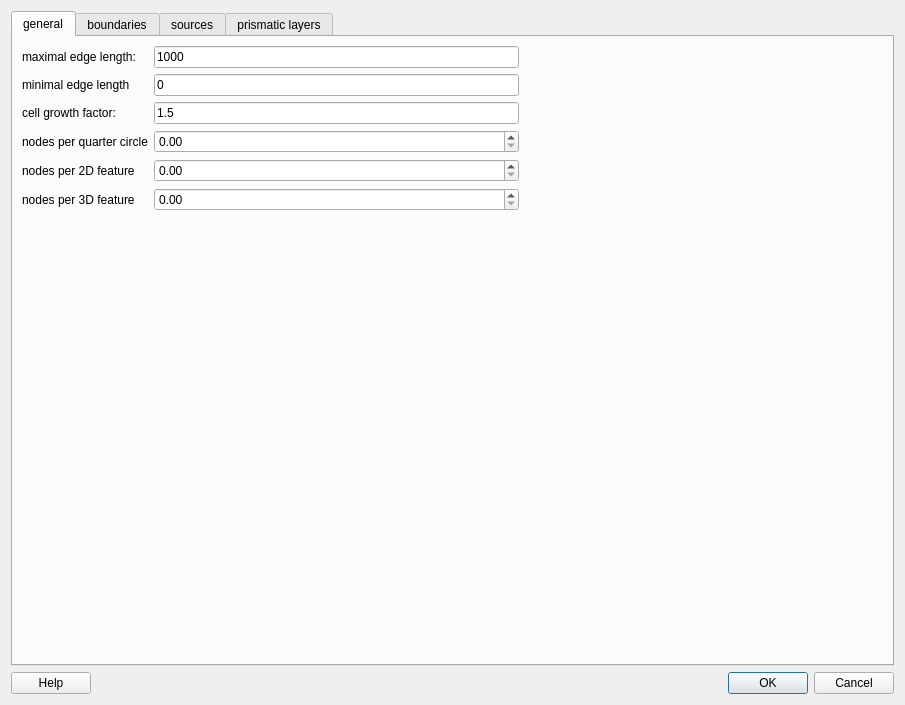
<?xml version="1.0" encoding="UTF-8"?>
<ui version="4.0">
 <class>GuiCreateSurfaceMesh</class>
 <widget class="QDialog" name="GuiCreateSurfaceMesh">
  <property name="geometry">
   <rect>
    <x>0</x>
    <y>0</y>
    <width>905</width>
    <height>705</height>
   </rect>
  </property>
  <property name="windowTitle">
   <string>Create surface mesh</string>
  </property>
  <property name="windowIcon">
   <iconset resource="engrid.qrc">
    <normaloff>:/icons/resources/icons/G.png</normaloff>:/icons/resources/icons/G.png</iconset>
  </property>
  <layout class="QVBoxLayout" name="verticalLayout_2">
   <item>
    <widget class="QTabWidget" name="tabWidget">
     <property name="enabled">
      <bool>true</bool>
     </property>
     <property name="currentIndex">
      <number>0</number>
     </property>
     <widget class="QWidget" name="tab_4">
      <attribute name="title">
       <string>general</string>
      </attribute>
      <layout class="QGridLayout" name="gridLayout_4">
       <item row="2" column="0">
        <widget class="QLabel" name="label_3">
         <property name="text">
          <string>cell growth factor:</string>
         </property>
        </widget>
       </item>
       <item row="0" column="0">
        <widget class="QLabel" name="label">
         <property name="text">
          <string>maximal edge length:</string>
         </property>
        </widget>
       </item>
       <item row="0" column="2">
        <spacer name="horizontalSpacer_3">
         <property name="orientation">
          <enum>Qt::Horizontal</enum>
         </property>
         <property name="sizeHint" stdset="0">
          <size>
           <width>40</width>
           <height>20</height>
          </size>
         </property>
        </spacer>
       </item>
       <item row="6" column="0">
        <spacer name="verticalSpacer_2">
         <property name="orientation">
          <enum>Qt::Vertical</enum>
         </property>
         <property name="sizeHint" stdset="0">
          <size>
           <width>20</width>
           <height>40</height>
          </size>
         </property>
        </spacer>
       </item>
       <item row="4" column="1">
        <widget class="QDoubleSpinBox" name="doubleSpinBox2DFeature">
         <property name="enabled">
          <bool>true</bool>
         </property>
         <property name="singleStep">
          <double>0.250000000000000</double>
         </property>
         <property name="value">
          <double>0.000000000000000</double>
         </property>
        </widget>
       </item>
       <item row="3" column="0">
        <widget class="QLabel" name="label_2">
         <property name="text">
          <string>nodes per quarter circle</string>
         </property>
        </widget>
       </item>
       <item row="3" column="1">
        <widget class="QDoubleSpinBox" name="doubleSpinBoxCurvature">
         <property name="enabled">
          <bool>true</bool>
         </property>
         <property name="singleStep">
          <double>0.250000000000000</double>
         </property>
         <property name="value">
          <double>0.000000000000000</double>
         </property>
        </widget>
       </item>
       <item row="5" column="1">
        <widget class="QDoubleSpinBox" name="m_DoubleSpinBox3DFeature">
         <property name="enabled">
          <bool>true</bool>
         </property>
         <property name="singleStep">
          <double>0.250000000000000</double>
         </property>
         <property name="value">
          <double>0.000000000000000</double>
         </property>
        </widget>
       </item>
       <item row="0" column="1">
        <widget class="QLineEdit" name="lineEditMaximalEdgeLength">
         <property name="text">
          <string>1000</string>
         </property>
        </widget>
       </item>
       <item row="5" column="0">
        <widget class="QLabel" name="label_10">
         <property name="text">
          <string>nodes per 3D feature</string>
         </property>
        </widget>
       </item>
       <item row="1" column="1">
        <widget class="QLineEdit" name="lineEditMinimalEdgeLength">
         <property name="text">
          <string>0</string>
         </property>
        </widget>
       </item>
       <item row="2" column="1">
        <widget class="QLineEdit" name="lineEditGrowthFactor">
         <property name="text">
          <string>1.5</string>
         </property>
        </widget>
       </item>
       <item row="4" column="0">
        <widget class="QLabel" name="label_9">
         <property name="text">
          <string>nodes per 2D feature</string>
         </property>
        </widget>
       </item>
       <item row="1" column="0">
        <widget class="QLabel" name="label_4">
         <property name="text">
          <string>minimal edge length</string>
         </property>
        </widget>
       </item>
      </layout>
     </widget>
     <widget class="QWidget" name="tab">
      <attribute name="title">
       <string>boundaries</string>
      </attribute>
      <layout class="QVBoxLayout" name="verticalLayout">
       <item>
        <layout class="QGridLayout" name="gridLayout_2">
         <item row="1" column="1">
          <widget class="QTextEdit" name="textEdit">
           <property name="font">
            <font>
             <family>Liberation Mono</family>
            </font>
           </property>
          </widget>
         </item>
         <item row="1" column="0">
          <widget class="QListWidget" name="listWidget">
           <property name="sizePolicy">
            <sizepolicy hsizetype="Minimum" vsizetype="Expanding">
             <horstretch>0</horstretch>
             <verstretch>0</verstretch>
            </sizepolicy>
           </property>
          </widget>
         </item>
         <item row="2" column="0">
          <layout class="QHBoxLayout" name="horizontalLayout_6">
           <item>
            <widget class="QPushButton" name="pushButton_SelectAll_BC">
             <property name="text">
              <string>Select all</string>
             </property>
            </widget>
           </item>
           <item>
            <widget class="QPushButton" name="pushButton_ClearAll_BC">
             <property name="text">
              <string>Clear all</string>
             </property>
            </widget>
           </item>
          </layout>
         </item>
         <item row="2" column="1">
          <spacer name="horizontalSpacer">
           <property name="orientation">
            <enum>Qt::Horizontal</enum>
           </property>
           <property name="sizeHint" stdset="0">
            <size>
             <width>40</width>
             <height>20</height>
            </size>
           </property>
          </spacer>
         </item>
         <item row="0" column="0">
          <widget class="QLabel" name="label_5">
           <property name="text">
            <string>surfaces to mesh</string>
           </property>
          </widget>
         </item>
         <item row="0" column="1">
          <widget class="QLabel" name="label_6">
           <property name="text">
            <string>rules for mesh resolution</string>
           </property>
          </widget>
         </item>
        </layout>
       </item>
      </layout>
     </widget>
     <widget class="QWidget" name="tab_2">
      <attribute name="title">
       <string>sources</string>
      </attribute>
      <layout class="QVBoxLayout" name="verticalLayout_3">
       <item>
        <layout class="QGridLayout" name="gridLayout">
         <item row="0" column="0" rowspan="7">
          <widget class="QListWidget" name="listWidgetSources"/>
         </item>
         <item row="0" column="1">
          <widget class="QPushButton" name="pushButtonAddSphere">
           <property name="text">
            <string>add sphere</string>
           </property>
          </widget>
         </item>
         <item row="6" column="1">
          <spacer name="verticalSpacer">
           <property name="orientation">
            <enum>Qt::Vertical</enum>
           </property>
           <property name="sizeHint" stdset="0">
            <size>
             <width>20</width>
             <height>40</height>
            </size>
           </property>
          </spacer>
         </item>
         <item row="4" column="1">
          <widget class="QPushButton" name="pushButtonEditSource">
           <property name="text">
            <string>edit</string>
           </property>
          </widget>
         </item>
         <item row="5" column="1">
          <widget class="QPushButton" name="pushButtonDeleteSource">
           <property name="enabled">
            <bool>true</bool>
           </property>
           <property name="text">
            <string>delete</string>
           </property>
          </widget>
         </item>
         <item row="1" column="1">
          <widget class="QPushButton" name="pushButtonAddCone">
           <property name="text">
            <string>add cone</string>
           </property>
          </widget>
         </item>
         <item row="2" column="1">
          <widget class="QPushButton" name="pushButtonAddBox">
           <property name="text">
            <string>add box</string>
           </property>
          </widget>
         </item>
         <item row="3" column="1">
          <widget class="QPushButton" name="pushButtonAddPipe">
           <property name="text">
            <string>add pipe</string>
           </property>
          </widget>
         </item>
        </layout>
       </item>
      </layout>
     </widget>
     <widget class="QWidget" name="tab_3">
      <property name="enabled">
       <bool>true</bool>
      </property>
      <attribute name="title">
       <string>prismatic layers</string>
      </attribute>
      <layout class="QVBoxLayout" name="verticalLayout_4">
       <item>
        <layout class="QGridLayout" name="gridLayout_3">
         <item row="1" column="1">
          <widget class="QTextEdit" name="m_TextEditPrismaticLayers">
           <property name="enabled">
            <bool>true</bool>
           </property>
           <property name="font">
            <font>
             <family>Liberation Mono</family>
            </font>
           </property>
          </widget>
         </item>
         <item row="1" column="0">
          <widget class="QListWidget" name="m_ListWidgetPrismaticLayers">
           <property name="enabled">
            <bool>true</bool>
           </property>
           <property name="sizePolicy">
            <sizepolicy hsizetype="Minimum" vsizetype="Expanding">
             <horstretch>0</horstretch>
             <verstretch>0</verstretch>
            </sizepolicy>
           </property>
          </widget>
         </item>
         <item row="2" column="0">
          <layout class="QHBoxLayout" name="horizontalLayout_7">
           <item>
            <widget class="QPushButton" name="pushButton_SelectAll_BC_2">
             <property name="enabled">
              <bool>true</bool>
             </property>
             <property name="text">
              <string>Select all</string>
             </property>
            </widget>
           </item>
           <item>
            <widget class="QPushButton" name="pushButton_ClearAll_BC_2">
             <property name="text">
              <string>Clear all</string>
             </property>
            </widget>
           </item>
          </layout>
         </item>
         <item row="2" column="1">
          <spacer name="horizontalSpacer_2">
           <property name="orientation">
            <enum>Qt::Horizontal</enum>
           </property>
           <property name="sizeHint" stdset="0">
            <size>
             <width>40</width>
             <height>20</height>
            </size>
           </property>
          </spacer>
         </item>
         <item row="0" column="0">
          <widget class="QLabel" name="label_7">
           <property name="text">
            <string>surface for prismatic layer</string>
           </property>
          </widget>
         </item>
         <item row="0" column="1">
          <widget class="QLabel" name="label_8">
           <property name="text">
            <string>rules for mesh resolution</string>
           </property>
          </widget>
         </item>
        </layout>
       </item>
       <item>
        <layout class="QGridLayout" name="gridLayout_5">
         <item row="1" column="0">
          <widget class="QLabel" name="label_13">
           <property name="text">
            <string>stretching ration between layers</string>
           </property>
          </widget>
         </item>
         <item row="4" column="0">
          <widget class="QLabel" name="label_14">
           <property name="text">
            <string>number of height relaxation iterations</string>
           </property>
          </widget>
         </item>
         <item row="7" column="1">
          <widget class="QDoubleSpinBox" name="m_DoubleSpinBoxBoundaryLayerUpperFaceLimit">
           <property name="maximum">
            <double>100.000000000000000</double>
           </property>
           <property name="singleStep">
            <double>0.050000000000000</double>
           </property>
           <property name="value">
            <double>2.000000000000000</double>
           </property>
          </widget>
         </item>
         <item row="11" column="4">
          <spacer name="horizontalSpacer_5">
           <property name="orientation">
            <enum>Qt::Horizontal</enum>
           </property>
           <property name="sizeHint" stdset="0">
            <size>
             <width>40</width>
             <height>20</height>
            </size>
           </property>
          </spacer>
         </item>
         <item row="2" column="0">
          <widget class="QLabel" name="label_15">
           <property name="text">
            <string>ratio between last layer and farfield</string>
           </property>
          </widget>
         </item>
         <item row="11" column="1">
          <widget class="QCheckBox" name="m_CheckBoxBoundaryLayerNormalVectorGrouping">
           <property name="text">
            <string>activate</string>
           </property>
           <property name="checked">
            <bool>true</bool>
           </property>
          </widget>
         </item>
         <item row="7" column="0">
          <widget class="QLabel" name="label_17">
           <property name="text">
            <string>relative face size (upper limit)</string>
           </property>
          </widget>
         </item>
         <item row="1" column="1">
          <widget class="QDoubleSpinBox" name="m_DoubleSpinBoxBoundaryLayerStretchingRatio">
           <property name="minimum">
            <double>1.000000000000000</double>
           </property>
           <property name="maximum">
            <double>10.000000000000000</double>
           </property>
           <property name="singleStep">
            <double>0.050000000000000</double>
           </property>
           <property name="value">
            <double>1.200000000000000</double>
           </property>
          </widget>
         </item>
         <item row="6" column="0">
          <widget class="QLabel" name="label_16">
           <property name="text">
            <string>relative face size (lower limit)</string>
           </property>
          </widget>
         </item>
         <item row="6" column="1">
          <widget class="QDoubleSpinBox" name="m_DoubleSpinBoxBoundaryLayerLowerFaceLimit">
           <property name="maximum">
            <double>100.000000000000000</double>
           </property>
           <property name="singleStep">
            <double>0.050000000000000</double>
           </property>
           <property name="value">
            <double>0.500000000000000</double>
           </property>
          </widget>
         </item>
         <item row="10" column="0">
          <widget class="QLabel" name="label_20">
           <property name="text">
            <string>gap search angle</string>
           </property>
          </widget>
         </item>
         <item row="0" column="1">
          <widget class="QDoubleSpinBox" name="m_DoubleSpinBoxBoundaryLayerFeatureAngle">
           <property name="maximum">
            <double>180.000000000000000</double>
           </property>
           <property name="singleStep">
            <double>2.500000000000000</double>
           </property>
           <property name="value">
            <double>20.000000000000000</double>
           </property>
          </widget>
         </item>
         <item row="4" column="1">
          <widget class="QSpinBox" name="m_SpinBoxHeightRelaxationIterations">
           <property name="maximum">
            <number>1000</number>
           </property>
           <property name="value">
            <number>10</number>
           </property>
          </widget>
         </item>
         <item row="8" column="0">
          <widget class="QLabel" name="label_18">
           <property name="text">
            <string>angle between top and bottom face</string>
           </property>
          </widget>
         </item>
         <item row="11" column="0">
          <widget class="QLabel" name="label_21">
           <property name="text">
            <string>normal vector grouping</string>
           </property>
          </widget>
         </item>
         <item row="3" column="1">
          <widget class="QSpinBox" name="m_SpinBoxNormalRelaxationIterations">
           <property name="maximum">
            <number>1000</number>
           </property>
           <property name="value">
            <number>10</number>
           </property>
          </widget>
         </item>
         <item row="3" column="0">
          <widget class="QLabel" name="label_12">
           <property name="text">
            <string>number of normal vector relaxation iterations</string>
           </property>
          </widget>
         </item>
         <item row="11" column="2">
          <widget class="QLabel" name="label_22">
           <property name="text">
            <string>   grouping angle</string>
           </property>
          </widget>
         </item>
         <item row="11" column="3">
          <widget class="QDoubleSpinBox" name="m_DoubleSpinBoxBoundaryLayerGroupingAngle">
           <property name="decimals">
            <number>1</number>
           </property>
           <property name="minimum">
            <double>0.100000000000000</double>
           </property>
           <property name="maximum">
            <double>10.000000000000000</double>
           </property>
           <property name="singleStep">
            <double>0.100000000000000</double>
           </property>
           <property name="value">
            <double>5.000000000000000</double>
           </property>
          </widget>
         </item>
         <item row="9" column="0">
          <widget class="QLabel" name="label_19">
           <property name="text">
            <string>maximal layer height in gaps</string>
           </property>
          </widget>
         </item>
         <item row="10" column="1">
          <widget class="QDoubleSpinBox" name="m_DoubleSpinBoxBoundaryLayerRadarAngle">
           <property name="maximum">
            <double>90.000000000000000</double>
           </property>
           <property name="singleStep">
            <double>2.500000000000000</double>
           </property>
           <property name="value">
            <double>45.000000000000000</double>
           </property>
          </widget>
         </item>
         <item row="0" column="0">
          <widget class="QLabel" name="label_11">
           <property name="text">
            <string>feature angle</string>
           </property>
          </widget>
         </item>
         <item row="8" column="1">
          <widget class="QDoubleSpinBox" name="m_DoubleSpinBoxBoundaryLayerFaceAngle">
           <property name="maximum">
            <double>180.000000000000000</double>
           </property>
           <property name="singleStep">
            <double>2.500000000000000</double>
           </property>
           <property name="value">
            <double>45.000000000000000</double>
           </property>
          </widget>
         </item>
         <item row="9" column="1">
          <widget class="QDoubleSpinBox" name="m_DoubleSpinBoxBoundaryLayerGapHeight">
           <property name="decimals">
            <number>3</number>
           </property>
           <property name="maximum">
            <double>1.000000000000000</double>
           </property>
           <property name="singleStep">
            <double>0.025000000000000</double>
           </property>
           <property name="value">
            <double>0.300000000000000</double>
           </property>
          </widget>
         </item>
         <item row="2" column="1">
          <widget class="QDoubleSpinBox" name="m_DoubleSpinBoxBoundaryLayerFarfieldRatio">
           <property name="minimum">
            <double>0.050000000000000</double>
           </property>
           <property name="maximum">
            <double>1.000000000000000</double>
           </property>
           <property name="singleStep">
            <double>0.050000000000000</double>
           </property>
           <property name="value">
            <double>0.500000000000000</double>
           </property>
          </widget>
         </item>
         <item row="0" column="4" rowspan="11">
          <widget class="QGroupBox" name="groupBox">
           <property name="title">
            <string>layer size calculator</string>
           </property>
           <layout class="QGridLayout" name="gridLayout_7">
            <item row="1" column="1">
             <widget class="QLineEdit" name="m_LineEditCalcH1"/>
            </item>
            <item row="1" column="0">
             <widget class="QLabel" name="label_24">
              <property name="text">
               <string>height of last layer</string>
              </property>
             </widget>
            </item>
            <item row="2" column="0">
             <widget class="QLabel" name="label_25">
              <property name="text">
               <string>number of layers</string>
              </property>
             </widget>
            </item>
            <item row="3" column="0">
             <widget class="QLabel" name="label_26">
              <property name="text">
               <string>total height</string>
              </property>
             </widget>
            </item>
            <item row="3" column="1">
             <widget class="QLineEdit" name="m_LineEditCalcTotalH"/>
            </item>
            <item row="0" column="1">
             <widget class="QLineEdit" name="m_LineEditCalcH0"/>
            </item>
            <item row="2" column="1">
             <widget class="QSpinBox" name="m_SpinBoxCalcNumLayers">
              <property name="minimum">
               <number>2</number>
              </property>
              <property name="maximum">
               <number>100</number>
              </property>
              <property name="value">
               <number>10</number>
              </property>
             </widget>
            </item>
            <item row="4" column="0" colspan="2">
             <widget class="QPushButton" name="m_PushButtonCalc1">
              <property name="text">
               <string>compute from number of layers</string>
              </property>
             </widget>
            </item>
            <item row="0" column="0">
             <widget class="QLabel" name="label_23">
              <property name="text">
               <string>height of first layer</string>
              </property>
             </widget>
            </item>
            <item row="7" column="1">
             <spacer name="verticalSpacer_3">
              <property name="orientation">
               <enum>Qt::Vertical</enum>
              </property>
              <property name="sizeHint" stdset="0">
               <size>
                <width>20</width>
                <height>40</height>
               </size>
              </property>
             </spacer>
            </item>
            <item row="5" column="0" colspan="2">
             <widget class="QPushButton" name="m_PushButtonCalc2">
              <property name="text">
               <string>compute from last layer</string>
              </property>
             </widget>
            </item>
            <item row="6" column="0" colspan="2">
             <widget class="QPushButton" name="m_PushButtonCalc3">
              <property name="text">
               <string>compute from total height</string>
              </property>
             </widget>
            </item>
           </layout>
          </widget>
         </item>
         <item row="5" column="0">
          <widget class="QLabel" name="label_27">
           <property name="text">
            <string>shell smoothing pass band (between 0 and 2)</string>
           </property>
          </widget>
         </item>
         <item row="5" column="1">
          <widget class="QLineEdit" name="m_LineEditPassBand">
           <property name="text">
            <string>2</string>
           </property>
          </widget>
         </item>
        </layout>
       </item>
      </layout>
     </widget>
    </widget>
   </item>
   <item>
    <layout class="QHBoxLayout">
     <item>
      <widget class="QPushButton" name="pushButtonHelp">
       <property name="text">
        <string>Help</string>
       </property>
      </widget>
     </item>
     <item>
      <spacer>
       <property name="orientation">
        <enum>Qt::Horizontal</enum>
       </property>
       <property name="sizeHint" stdset="0">
        <size>
         <width>40</width>
         <height>20</height>
        </size>
       </property>
      </spacer>
     </item>
     <item>
      <widget class="QDialogButtonBox" name="buttonBox">
       <property name="orientation">
        <enum>Qt::Horizontal</enum>
       </property>
       <property name="standardButtons">
        <set>QDialogButtonBox::Cancel|QDialogButtonBox::Ok</set>
       </property>
      </widget>
     </item>
    </layout>
   </item>
  </layout>
 </widget>
 <tabstops>
  <tabstop>lineEditMaximalEdgeLength</tabstop>
  <tabstop>lineEditMinimalEdgeLength</tabstop>
  <tabstop>lineEditGrowthFactor</tabstop>
  <tabstop>doubleSpinBoxCurvature</tabstop>
  <tabstop>doubleSpinBox2DFeature</tabstop>
  <tabstop>m_DoubleSpinBox3DFeature</tabstop>
  <tabstop>listWidget</tabstop>
  <tabstop>textEdit</tabstop>
  <tabstop>pushButton_SelectAll_BC</tabstop>
  <tabstop>pushButton_ClearAll_BC</tabstop>
  <tabstop>listWidgetSources</tabstop>
  <tabstop>pushButtonAddSphere</tabstop>
  <tabstop>pushButtonAddCone</tabstop>
  <tabstop>pushButtonAddBox</tabstop>
  <tabstop>pushButtonAddPipe</tabstop>
  <tabstop>pushButtonEditSource</tabstop>
  <tabstop>pushButtonDeleteSource</tabstop>
  <tabstop>m_ListWidgetPrismaticLayers</tabstop>
  <tabstop>m_TextEditPrismaticLayers</tabstop>
  <tabstop>pushButton_SelectAll_BC_2</tabstop>
  <tabstop>pushButton_ClearAll_BC_2</tabstop>
  <tabstop>m_DoubleSpinBoxBoundaryLayerFeatureAngle</tabstop>
  <tabstop>m_DoubleSpinBoxBoundaryLayerStretchingRatio</tabstop>
  <tabstop>m_DoubleSpinBoxBoundaryLayerFarfieldRatio</tabstop>
  <tabstop>m_SpinBoxNormalRelaxationIterations</tabstop>
  <tabstop>m_SpinBoxHeightRelaxationIterations</tabstop>
  <tabstop>m_LineEditPassBand</tabstop>
  <tabstop>m_DoubleSpinBoxBoundaryLayerLowerFaceLimit</tabstop>
  <tabstop>m_DoubleSpinBoxBoundaryLayerUpperFaceLimit</tabstop>
  <tabstop>m_DoubleSpinBoxBoundaryLayerFaceAngle</tabstop>
  <tabstop>m_DoubleSpinBoxBoundaryLayerGapHeight</tabstop>
  <tabstop>m_DoubleSpinBoxBoundaryLayerRadarAngle</tabstop>
  <tabstop>m_CheckBoxBoundaryLayerNormalVectorGrouping</tabstop>
  <tabstop>m_LineEditCalcH0</tabstop>
  <tabstop>m_LineEditCalcH1</tabstop>
  <tabstop>m_SpinBoxCalcNumLayers</tabstop>
  <tabstop>m_LineEditCalcTotalH</tabstop>
  <tabstop>m_PushButtonCalc1</tabstop>
  <tabstop>m_PushButtonCalc2</tabstop>
  <tabstop>m_PushButtonCalc3</tabstop>
  <tabstop>m_DoubleSpinBoxBoundaryLayerGroupingAngle</tabstop>
  <tabstop>pushButtonHelp</tabstop>
  <tabstop>buttonBox</tabstop>
  <tabstop>tabWidget</tabstop>
 </tabstops>
 <resources>
  <include location="engrid.qrc"/>
 </resources>
 <connections>
  <connection>
   <sender>buttonBox</sender>
   <signal>accepted()</signal>
   <receiver>GuiCreateSurfaceMesh</receiver>
   <slot>accept()</slot>
   <hints>
    <hint type="sourcelabel">
     <x>613</x>
     <y>577</y>
    </hint>
    <hint type="destinationlabel">
     <x>157</x>
     <y>274</y>
    </hint>
   </hints>
  </connection>
  <connection>
   <sender>buttonBox</sender>
   <signal>rejected()</signal>
   <receiver>GuiCreateSurfaceMesh</receiver>
   <slot>reject()</slot>
   <hints>
    <hint type="sourcelabel">
     <x>667</x>
     <y>577</y>
    </hint>
    <hint type="destinationlabel">
     <x>286</x>
     <y>274</y>
    </hint>
   </hints>
  </connection>
 </connections>
</ui>
